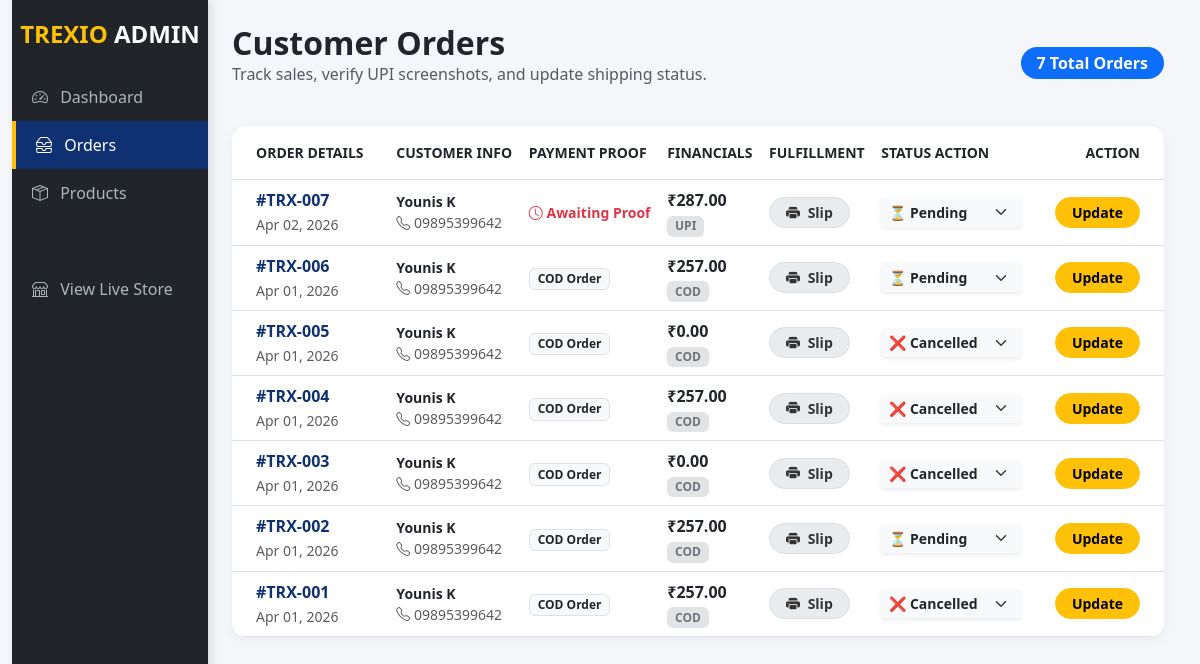
The app's page /dashboard/orders/ (signed in), older data.
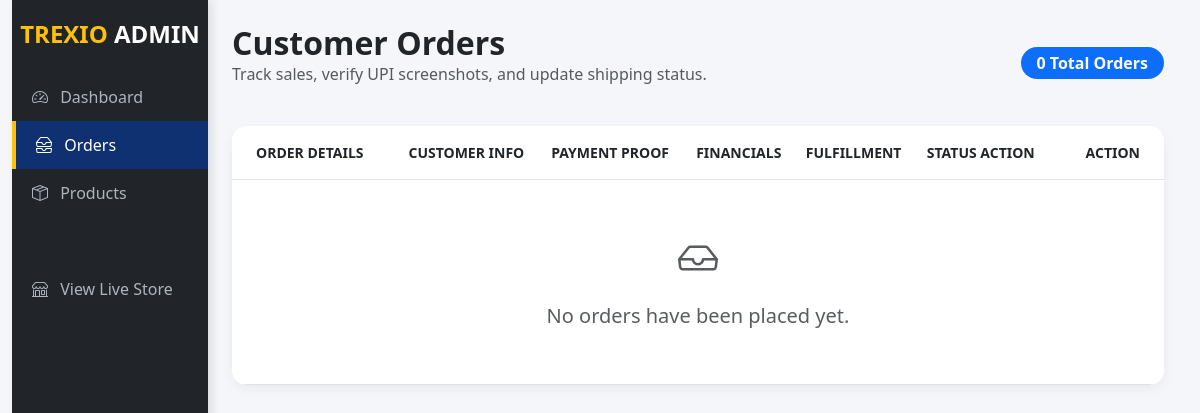
The same page, newer data.
### store/models.py (models this page shows, shortened)
class Order(models.Model):
    user = models.ForeignKey(User, on_delete=models.CASCADE)
    address = models.ForeignKey(Address, on_delete=models.SET_NULL, null=True)
    total_price = models.DecimalField(max_digits=10, decimal_places=2)
    payment_method = models.CharField(max_length=50)
    delivery_instructions = models.TextField(blank=True, null=True)
    status = models.CharField(max_length=20, default='Pending')
    created_at = models.DateTimeField(auto_now_add=True)
    updated_at = models.DateTimeField(auto_now=True) # Tracks status changes
    is_paid = models.BooleanField(default=False)
    razorpay_order_id = models.CharField(max_length=100, blank=True, null=True)
    transaction_id = models.CharField(max_length=100, blank=True, null=True)
    payment_screenshot = models.ImageField(upload_to='payments/', blank=True, null=True)

class Address(models.Model):
    user = models.ForeignKey(User, related_name='addresses', on_delete=models.CASCADE)
    full_name = models.CharField(max_length=255)
    phone_number = models.CharField(max_length=15)
    street_address = models.TextField()
    city = models.CharField(max_length=100)
    state = models.CharField(max_length=100)
    postal_code = models.CharField(max_length=20)
    is_default = models.BooleanField(default=False)
    class Meta:
        verbose_name_plural = "Addresses"

### store/views.py (the view)
# urls.py: path('dashboard/orders/', views.admin_orders, name='admin_orders'),
@user_passes_test(is_admin)
def admin_orders(request):
    return render(request, 'store/admin_orders.html', {'orders': Order.objects.all().order_by('-created_at')})

### store/context_processors.py (called while the page is built)
def menu_categories(request):
    categories = Category.objects.all()
    return {'menu_categories': categories}

def cart_count(request):
    count = 0
    if request.user.is_authenticated:
        cart = Cart.objects.filter(user=request.user, is_active=True).first()
        if cart:
            count = sum(item.quantity for item in cart.items.all())
    return {'cart_count': count}

### store/views.py (called while the page is built)
def is_admin(user):
    return user.is_authenticated and (user.is_staff or user.is_superuser)

### store/templates/store/admin_orders.html (shortened to what this page needs)
{% load static %}
<!DOCTYPE html>
<html lang="en">
<head>
    <link href="https://cdn.jsdelivr.net/npm/bootstrap@5.3.0/dist/css/bootstrap.min.css" rel="stylesheet">
    <link rel="stylesheet" href="https://cdn.jsdelivr.net/npm/bootstrap-icons@1.10.5/font/bootstrap-icons.css">
</head>
<body>
<div class="container-fluid">
    <div class="row g-0">
        <div class="col-md-2" id="sidebar">
            <div class="text-center mb-4">
                <h4 class="fw-bold text-white"><span class="text-warning">TREXIO</span> ADMIN</h4>
            </div>
            <a href="{% url 'admin_dashboard' %}" class="sidebar-link"><i class="bi bi-speedometer2 me-2"></i> Dashboard</a>
            <a href="{% url 'admin_orders' %}" class="sidebar-link active"><i class="bi bi-inboxes me-2"></i> Orders</a>
            <a href="{% url 'admin_products' %}" class="sidebar-link"><i class="bi bi-box-seam me-2"></i> Products</a>
            <a href="{% url 'home' %}" class="sidebar-link mt-5" target="_blank"><i class="bi bi-shop me-2"></i> View Live Store</a>
        </div>
        <div class="col-md-10 p-4">
            <div class="d-flex justify-content-between align-items-center mb-4">
                <div>
                    <h2 class="fw-bold mb-0">Customer Orders</h2>
                    <p class="text-muted">Track sales, verify UPI screenshots, and update shipping status.</p>
                </div>
                <span class="badge bg-primary rounded-pill px-3 py-2 fs-6">{{ orders.count }} Total Orders</span>
            </div>
            <div class="card table-card overflow-hidden">
                <div class="table-responsive">
                    <table class="table table-hover align-middle mb-0">
                        <thead class="bg-light text-muted small text-uppercase">
                            <tr>
                                <th class="px-4 py-3">Order Details</th>
                                <th class="py-3">Customer Info</th>
                                <th class="py-3">Payment Proof</th>
                                <th class="py-3">Financials</th>
                                <th class="py-3">Fulfillment</th>
                                <th class="py-3">Status Action</th>
                                <th class="px-4 py-3 text-end">Action</th>
                            </tr>
                        </thead>
                        <tbody class="border-top-0">
                            {% for order in orders %}
                            <tr>
                                <td class="px-4">
                                    <span class="fw-bold text-trexio d-block">#TRX-00{{ order.id }}</span>
                                    <small class="text-muted">{{ order.created_at|date:"M d, Y" }}</small>
                                </td>
                                <td>
                                    <div class="fw-bold small">{{ order.address.full_name }}</div>
                                    <div class="small text-muted"><i class="bi bi-telephone"></i> {{ order.address.phone_number }}</div>
                                </td>
                                <td>
                                    {% if order.payment_screenshot %}
                                        <div class="d-flex align-items-center">
                                            <a href="{{ order.payment_screenshot.url }}" target="_blank">
                                                <img src="{{ order.payment_screenshot.url }}" class="proof-thumb me-2" title="Click to enlarge">
                                            </a>
                                            <div class="small">
                                                <span class="text-muted d-block">UTR:</span>
                                                <span class="fw-bold text-primary">{{ order.transaction_id }}</span>
                                            </div>
                                        </div>
                                    {% elif order.payment_method == 'COD' %}
                                        <span class="badge bg-light text-dark border">COD Order</span>
                                    {% else %}
                                        <span class="text-danger small fw-bold"><i class="bi bi-clock"></i> Awaiting Proof</span>
                                    {% endif %}
                                </td>
                                <td>
                                    <div class="fw-bold">₹{{ order.total_price }}</div>
                                    <span class="badge bg-secondary-subtle text-secondary small">{{ order.payment_method }}</span>
                                </td>
                                <td>
                                    <a href="{% url 'print_slip' order.id %}" target="_blank" class="btn btn-sm btn-print rounded-pill px-3 fw-bold">
                                        <i class="bi bi-printer-fill me-1"></i> Slip
                                    </a>
                                </td>
                                <form action="{% url 'update_order_status' order.id %}" method="POST">
                                    <td>
                                        <select name="status" class="form-select form-select-sm fw-bold border-0 bg-light shadow-sm" style="width: 140px;">
                                            <option value="Pending" {% if order.status == 'Pending' %}selected{% endif %}>⏳ Pending</option>
                                            <option value="Cancelled" {% if order.status == 'Cancelled' %}selected{% endif %}>❌ Cancelled</option>
                                        </select>
                                    </td>
                                    <td class="px-4 text-end">
                                        <button type="submit" class="btn btn-sm btn-warning rounded-pill px-3 fw-bold">Update</button>
                                    </td>
                                </form>
                            </tr>
                            {% empty %}
                            <tr>
                                <td colspan="7" class="text-center py-5 text-muted">
                                    <i class="bi bi-inbox fs-1 d-block mb-3"></i>
                                    <h5>No orders have been placed yet.</h5>
                                </td>
                            </tr>
                            {% endfor %}
                        </tbody>
                    </table>
                </div>
            </div>
        </div>
    </div>
</div>
</body>
</html>

### store/templates/store/admin_orders.html (style rules this page uses)
body { background-color: #f4f6f9; }
#sidebar { min-height: 100vh; background-color: #212529; color: white; padding-top: 20px; box-shadow: 4px 0 10px rgba(0,0,0,0.1); }
.sidebar-link { color: #adb5bd; text-decoration: none; display: block; padding: 12px 20px; font-weight: 500; transition: 0.3s; }
.sidebar-link:hover, .sidebar-link.active { background-color: #0f3171; color: white; border-left: 4px solid #ffc107; }
.table-card { border: none; border-radius: 15px; box-shadow: 0 4px 12px rgba(0,0,0,0.05); }

Row changes from the older to the newer data that the page shows:
removed Order: id "7", created_at "Apr 02, 2026", address.full_name "Younis K", address.phone_number "09895399642", shows "Awaiting Proof", total_price "287.00", payment_method "UPI", status "⏳ Pending"
removed Order: id "6", created_at "Apr 01, 2026", address.full_name "Younis K", address.phone_number "09895399642", shows "COD Order", total_price "257.00", payment_method "COD", status "⏳ Pending"
removed Order: id "5", created_at "Apr 01, 2026", address.full_name "Younis K", address.phone_number "09895399642", shows "COD Order", total_price "0.00", payment_method "COD", status "❌ Cancelled"
removed Order: id "4", created_at "Apr 01, 2026", address.full_name "Younis K", address.phone_number "09895399642", shows "COD Order", total_price "257.00", payment_method "COD", status "❌ Cancelled"
removed Order: id "3", created_at "Apr 01, 2026", address.full_name "Younis K", address.phone_number "09895399642", shows "COD Order", total_price "0.00", payment_method "COD", status "❌ Cancelled"
removed Order: id "2", created_at "Apr 01, 2026", address.full_name "Younis K", address.phone_number "09895399642", shows "COD Order", total_price "257.00", payment_method "COD", status "⏳ Pending"
removed Order: id "1", created_at "Apr 01, 2026", address.full_name "Younis K", address.phone_number "09895399642", shows "COD Order", total_price "257.00", payment_method "COD", status "❌ Cancelled"
Text that changed along with them:
{{ orders.count }}: "7" → "0"
text now shown: "No orders have been placed yet."
